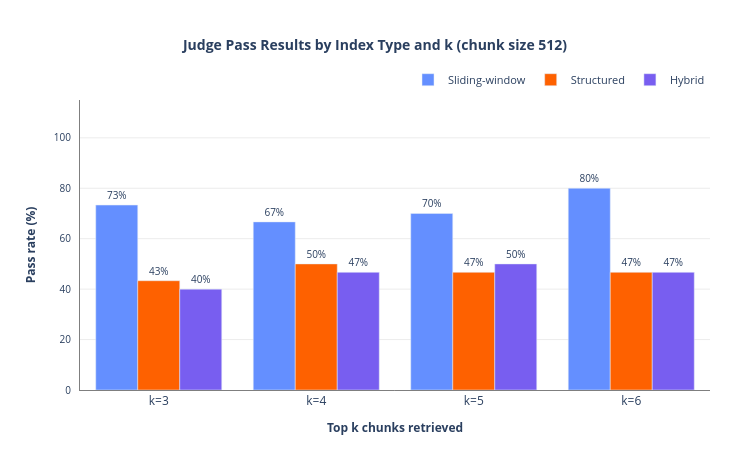

Notebook source saved alongside this figure:
### Markdown cell above
# PER OGNI K

### Code cell
import plotly.graph_objects as go
from pathlib import Path
import numpy as np
import pandas as pd

RESULTS_DIR = Path("evals/experiments")
PLOTS_DIR   = Path("plots")
PLOTS_DIR.mkdir(exist_ok=True)

K_VALUES = [3, 4, 5, 6]
ALL_METRICS = [
    "answer_correctness",
    "faithfulness",
    "response_relevancy",
    "context_precision",
    "context_recall",
]

INDEX_LABELS = {
    "sentence":              "Sliding-window",
    "markdown":              "Structured",
    "markdown_and_sentence": "Hybrid",
}
INDEX_COLORS = {
    "sentence":              "#648FFF",
    "markdown":              "#FE6100",
    "markdown_and_sentence": "#785EF0",
}
INDEX_TYPES = list(INDEX_COLORS.keys())


def build_filename(index_type: str, k: int, chunk_size: int, no_answare: bool = False) -> Path:
    na   = "_no_answare" if no_answare else ""
    base = RESULTS_DIR / ("no_answare" if no_answare else "")
    if index_type == "sentence":
        name = f"from_index_sentence{na}_{chunk_size}_k_{k}_results.csv"
    elif index_type == "markdown":
        name = f"from_index_markdown{na}_k_{k}_results.csv"
    else:
        name = f"from_index_markdown_and_sentence{na}_{chunk_size}_k_{k}_results.csv"
    return base / name


def load_all_results(chunk_size: int, no_answare: bool = False) -> pd.DataFrame:
    frames = []
    for index_type in INDEX_TYPES:
        for k in K_VALUES:
            path = build_filename(index_type, k, chunk_size, no_answare)
            if not path.exists():
                print(f"[WARNING] File not found, skipping: {path}")
                continue
            df = pd.read_csv(path).dropna(subset=["question"])
            df["index_type"] = index_type
            df["k"]          = k
            frames.append(df)
    if not frames:
        raise FileNotFoundError("No CSVs found.")
    return pd.concat(frames, ignore_index=True)


def plot_single_metric_boxplot(
    df: pd.DataFrame,
    save_path: Path,
    metric: str,
    index_labels: dict,
    suptitle: str,
) -> None:
    if metric not in df.columns:
        print(f"[WARNING] Metric '{metric}' not found, skipping.")
        return

    fig = go.Figure()
    rng = np.random.default_rng(42)

    for index_type in INDEX_TYPES:
        label = index_labels[index_type]
        color = INDEX_COLORS[index_type]

        x_all, y_all = [], []
        for k in K_VALUES:
            vals = df[
                (df["index_type"] == index_type) & (df["k"] == k)
            ][metric].dropna().values
            x_all.extend([f"k={k}"] * len(vals))
            y_all.extend(vals.tolist())

        fig.add_trace(
            go.Box(
                x=x_all,
                y=y_all,
                name=label,
                marker_color=color,
                fillcolor=color,
                opacity=0.7,
                boxmean=False,
                showlegend=True,
                legendgroup=label,
                boxpoints="all",
                jitter=0.4,
                pointpos=0,
                marker=dict(color=color, size=4, opacity=0.25, line=dict(width=0)),
                line=dict(color=color, width=1.5),
            )
        )

    fig.add_annotation(
        text="<b>Score</b>",
        xref="paper", yref="paper",
        x=-0.02, y=1.0,
        showarrow=False,
        font=dict(size=11, color="#444"),
        xanchor="right",
        yanchor="bottom",
    )

    fig.add_annotation(
        text="<b>Pass rate (%)</b>",
        xref="paper", yref="paper",
        x=-0.02, y=1.0,
        showarrow=False,
        font=dict(size=11, color="#444"),
        xanchor="right",
        yanchor="bottom",
    )

    fig.update_layout(
        title=dict(
            text=suptitle,
            font=dict(size=14, weight="bold"),
            x=0.5,
            xanchor="center",
        ),
        xaxis=dict(
            tickangle=0,
            tickfont=dict(size=12),
            title=dict(text="<b>Top k chunks retrieved</b>", font=dict(size=12)),
            categoryorder="array",
            categoryarray=[f"k={k}" for k in K_VALUES],
            showline=False,
            linecolor="rgba(0,0,0,0.5)",
            linewidth=1,
        ),
        yaxis=dict(
            range=[0.0, 1.1],
            tickvals=[0, 0.25, 0.5, 0.75, 1.0],
            tickfont=dict(size=10),
            gridcolor="rgba(0,0,0,0.08)",
            gridwidth=1,
            showgrid=True,
            showline=False,
            linecolor="rgba(0,0,0,0.5)",
            linewidth=1,
            ticklabelstandoff=6,
            # title="",
        ),
        boxmode="group",
        boxgap=0.2,
        boxgroupgap=0.1,
        height=450,
        width=900,
        paper_bgcolor="white",
        plot_bgcolor="white",
        legend=dict(
            orientation="h",
            yanchor="bottom",
            y=1.02,
            xanchor="right",
            x=1,
            font=dict(size=11),
        ),
        margin=dict(t=100, b=60, l=80, r=40),
    )

    fig.write_image(str(save_path), scale=2)
    fig.show()
    print(f"Saved: {save_path}")


# ── Main ──────────────────────────────────────────────────────────────────────
df = load_all_results(chunk_size=512)

plot_pass_rate(stats, PLOTS_DIR / "1_pass_rate.png",
               f"Judge Pass Results by Index Type and k (chunk size {CHUNK_SIZE})", INDEX_LABELS)

# for metric in ALL_METRICS:
#     plot_single_metric_boxplot(
#         df,
#         PLOTS_DIR / f"boxplot_{metric}.png",
#         metric,
#         INDEX_LABELS,
#         f"{metric.replace('_', ' ').title()} — chunk size 512",
#     )

### Figure 1 — Plotly figure (JSON) as saved in the notebook; plotly's stock layout.template omitted (floating-point values rounded to 4 significant figures)
{"data": [{"marker": {"color": "#648FFF"}, "name": "Sliding-window", "text": ["73%", "67%", "70%", "80%"], "textfont": {"size": 10}, "textposition": "outside", "type": "bar", "x": ["k=3", "k=4", "k=5", "k=6"], "y": [73.33, 66.67, 70.0, 80.0]}, {"marker": {"color": "#FE6100"}, "name": "Structured", "text": ["43%", "50%", "47%", "47%"], "textfont": {"size": 10}, "textposition": "outside", "type": "bar", "x": ["k=3", "k=4", "k=5", "k=6"], "y": [43.33, 50.0, 46.67, 46.67]}, {"marker": {"color": "#785EF0"}, "name": "Hybrid", "text": ["40%", "47%", "50%", "47%"], "textfont": {"size": 10}, "textposition": "outside", "type": "bar", "x": ["k=3", "k=4", "k=5", "k=6"], "y": [40.0, 46.67, 50.0, 46.67]}], "layout": {"barmode": "group", "height": 450, "legend": {"font": {"size": 11}, "orientation": "h", "x": 1, "xanchor": "right", "y": 1.02, "yanchor": "bottom"}, "margin": {"b": 60, "l": 80, "r": 40, "t": 100}, "paper_bgcolor": "white", "plot_bgcolor": "white", "title": {"font": {"size": 14, "weight": "bold"}, "text": "Judge Pass Results by Index Type and k (chunk size 512)", "x": 0.5, "xanchor": "center"}, "width": 750, "xaxis": {"linecolor": "rgba(0,0,0,0.5)", "linewidth": 1, "showline": true, "tickangle": 0, "tickfont": {"size": 12}, "title": {"font": {"size": 12}, "text": "<b>Top k chunks retrieved</b>"}}, "yaxis": {"gridcolor": "rgba(0,0,0,0.08)", "gridwidth": 1, "linecolor": "rgba(0,0,0,0.5)", "linewidth": 1, "range": [0, 115], "showgrid": true, "showline": true, "tickfont": {"size": 10}, "ticklabelstandoff": 6, "tickvals": [0, 20, 40, 60, 80, 100], "title": {"font": {"size": 12}, "text": "<b>Pass rate (%)</b>"}}}}
